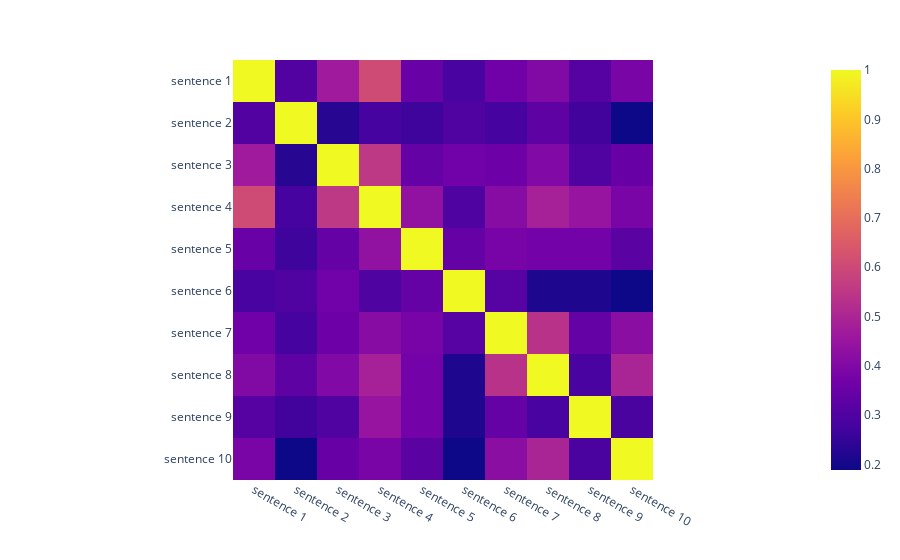

The notebook cell saved with this chart:
### Code cell
fig = px.imshow(df_cos)
fig.show()

### Figure 1 — Plotly figure (JSON) as saved in the notebook; plotly's stock layout.template omitted (floating-point values rounded to 4 significant figures)
{"data": [{"coloraxis": "coloraxis", "hovertemplate": "x: %{x}<br>y: %{y}<br>color: %{z}<extra></extra>", "name": "0", "type": "heatmap", "x": ["sentence 1", "sentence 2", "sentence 3", "sentence 4", "sentence 5", "sentence 6", "sentence 7", "sentence 8", "sentence 9", "sentence 10"], "xaxis": "x", "y": ["sentence 1", "sentence 2", "sentence 3", "sentence 4", "sentence 5", "sentence 6", "sentence 7", "sentence 8", "sentence 9", "sentence 10"], "yaxis": "y", "z": [[1.0, 0.3062, 0.4683, 0.6065, 0.3482, 0.2858, 0.3651, 0.4009, 0.3118, 0.3858], [0.3062, 1, 0.2294, 0.2785, 0.2665, 0.3, 0.2795, 0.3273, 0.2728, 0.189], [0.4683, 0.2294, 1.0, 0.5538, 0.3424, 0.3671, 0.3591, 0.4005, 0.3004, 0.3468], [0.6065, 0.2785, 0.5538, 1.0, 0.4355, 0.2971, 0.4152, 0.4863, 0.4457, 0.386], [0.3482, 0.2665, 0.3424, 0.4355, 1, 0.3411, 0.3814, 0.3722, 0.3722, 0.3223], [0.2858, 0.3, 0.3671, 0.2971, 0.3411, 1, 0.313, 0.2182, 0.2182, 0.189], [0.3651, 0.2795, 0.3591, 0.4152, 0.3814, 0.313, 1.0, 0.5367, 0.3416, 0.4226], [0.4009, 0.3273, 0.4005, 0.4863, 0.3722, 0.2182, 0.5367, 1, 0.2857, 0.4949], [0.3118, 0.2728, 0.3004, 0.4457, 0.3722, 0.2182, 0.3416, 0.2857, 1, 0.2887], [0.3858, 0.189, 0.3468, 0.386, 0.3223, 0.189, 0.4226, 0.4949, 0.2887, 1.0]]}], "layout": {"coloraxis": {"colorscale": [[0, "#0d0887"], [0.1111, "#46039f"], [0.2222, "#7201a8"], [0.3333, "#9c179e"], [0.4444, "#bd3786"], [0.5556, "#d8576b"], [0.6667, "#ed7953"], [0.7778, "#fb9f3a"], [0.8889, "#fdca26"], [1, "#f0f921"]]}, "margin": {"t": 60}, "xaxis": {"anchor": "y", "constrain": "domain", "domain": [0, 1], "scaleanchor": "y"}, "yaxis": {"anchor": "x", "autorange": "reversed", "constrain": "domain", "domain": [0, 1]}}}
